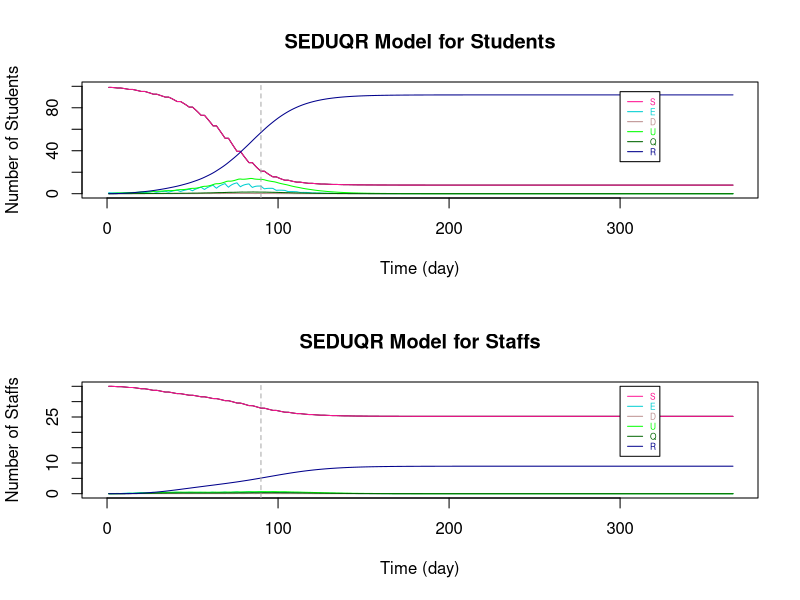

Write the R code that produced this figure.
###################################################################################################################

# Parameters
Ta = matrix(c(0.64,1), nrow = 2) # transmissibility of student and staff
Ca = matrix(c(0.79,1), nrow = 1)  # susceptibility of student and staff
tau = c(0.432, 0.432/2)  # individual transmission rate within and outside the bubble
# set p: the transmission rate: 
p1 = Ta %*% Ca
# p = (student-student same bubble, student-student different, staff-student, student-staff, staff-staff both teaching same or different bubbles)
p = c(p1[1,1]*tau[1], p1[1,1]*tau[2], p1[2,1]*tau[2], p1[1,2]*tau[2], p1[2,2]*tau[2]) #RHO

a = 0.2  # ALPHA: rate from latent to infection
d = c(0.1,0.3) # d:probability of an infection is detectable/symptomatic for student and staff
e = 0.138 # EPSILON: the relative transmission for undetectable compared to detectable
o = 0.75  # THETA: rate of getting quanrantined 
y = 0.1 # GAMMA:recovery rate (differ by age and compartments)

r.values = c(9,3,10,3,3)  # r:contact r people (should be changing with time), in the same order as p (RHO)

T = 366
N = 10 # student number in each bubble


###################################################################################################################

# Define dataframe - students bubbles 1-10 and total staff
# Define array 
B <- matrix(rep(0), T, 7)
A <- array(rep(B), dim = c(T, 7, 11))

A[,1,] <- 10 #  S
A[,7,] <- 10 #  N
A[,1,11] <- 30  # 30 staffs are S initially
A[,7,11] <- 55 #  55 staffs in total (20 of them work from home)
A[1,,1] <- c(9,1,0,0,0,0,10)   # initials

dimnames(A) <- list(1:T, c("S","E","D","U","Q","R","N"), c(sprintf("B%d", 1:10),"Staff"))  # name the array

head(A)
da_tauB1 <- as.data.frame(A)

###################################################################################################################

# Set initials
S <- matrix(rep(0), T+1, 10)
E <- matrix(rep(0), T+1, 10)
D <- matrix(rep(0), T+1, 10)
U <- matrix(rep(0), T+1, 10)
Q <- matrix(rep(0), T+1, 10)
R <- matrix(rep(0), T+1, 10)
r <- matrix(rep(0), T+1, 10)

S.Staff=S1=S2=S3=S4=S5=S6=S
E.Staff=E1=E2=E3=E4=E5=E6=E
D.Staff=D1=D2=D3=D4=D5=D6=D
U.Staff=U1=U2=U3=U4=U5=U6=U
Q.Staff=Q1=Q2=Q3=Q4=Q5=Q6=Q
R.Staff=R1=R2=R3=R4=R5=R6=R
r1=r2=r3=r4=r5=r

S5.diff=S2.diff=S
E5.diff=E2.diff=E
D5.diff=D2.diff=D
U5.diff=U2.diff=U
R5.diff=R2.diff=R
r5.diff=r2.diff=r

S.Staff.change = S.Staff

# Staff replacement
Staff.School = S.Staff  
Staff.rp = S.Staff  

# Tutorial Group
S.Std_Std = S
S.Std1=S.Std2=S
S.Stf=E.Stf=D.Stf=U.Stf=Q.Stf=R.Stf=S


###################################################################################################################
# The Symbols for the Dynamic system 

# STUDENTS
# S, E, D, U, Q, R : (without subscript of numbers) TOTAL number of students in each compartment (for an individual bubble)

# S1, E1, D1, U1, Q1, R1: TOTAL number of students in each compartments with ONLY the intractions WITHIN bubbles (for an individual bubble)

# S2.diff, E2.diff, D2.diff, U2.diff, R2.diff : TOTAL number of students that are not in the specified bubble (for an individual bubble)

# S2, E2, D2, U2, Q2, R2: CHANGE of number of students in each compartments by BETWEEN-BUBBLES interactions (for an individual bubble)

# S3, E3, D3, U3, Q3, R3 : CHANGE of number of students in each compartments by their teaching staffs (for an individual bubble)

# STAFFS
# S.Staff, E.Staff, D.Staff, U.Staff, Q.Staff, R.Staff : (without subscript of numbers) TOTAL number of STAFF in each compartment (for those teaching an individual bubble)

# S4, E4, D4, U4, Q4, R4: CHANGE of number of staffs in each compartments by the students they teach (for those teaching an individual bubble)

# S5.diff, E5.diff, D5.diff, U5.diff, R5.diff : TOTAL number of staffs that are not teaching the specified bubble (for those teaching an individual bubble)

# S5, E5, D5, U5, Q5, R5 : CHANGE of number of staffs in each compartments by staffs teaching other bubbles (for those teaching an individual bubble)

# S6, E6, D6, U6, Q6, R6 : CHANGE of number of staffs in each compartments by the staffs teaching the same bubble (for those teaching an individual bubble)

# r are the number of sesceptible contacts that an infection case would contact (vary with situations)

# Staff.School : the number of staff at school of teaching each bubble

# Staff.rp : the number of staff that can come to teach the bubble that were working from home

# TUTOR GROUP

# S.Std_Std : CHANGE of number of student in tutor group by infections within tutor group

# S.Std1 : CHANGE of number of student in bubble j by infections within tutor group

# S.Std2 : CHANGE of number of student in bubble j by infections from the tutor

# S.Stf, E.Stf, D.Stf, U.Stf, Q.Stf, R.Stf : Total number of tutors being infected in tutor group j

###################################################################################################################

# i : time step start from 1 
# j : bubble number 1 to 10

for (i in 1:T){
  for (j in 1:10){  
    
    ###### For STUDENTS
    
    # initals
    S[1,j] =  da_tauB1[1,paste("S.B", j, sep = "")]
    E[1,j] =  da_tauB1[1,paste("E.B", j, sep = "")]
    D[1,j] =  da_tauB1[1,paste("D.B", j, sep = "")]
    U[1,j] =  da_tauB1[1,paste("U.B", j, sep = "")]
    Q[1,j] =  da_tauB1[1,paste("Q.B", j, sep = "")]
    R[1,j] =  da_tauB1[1,paste("R.B", j, sep = "")]
    
    # STUDENT to STUDENT in the SAME BUBBLE
    S1[1,j] =  da_tauB1[1,paste("S.B", j, sep = "")]
    E1[1,j] =  da_tauB1[1,paste("E.B", j, sep = "")]
    D1[1,j] =  da_tauB1[1,paste("D.B", j, sep = "")]
    U1[1,j] =  da_tauB1[1,paste("U.B", j, sep = "")]
    Q1[1,j] =  da_tauB1[1,paste("Q.B", j, sep = "")]
    R1[1,j] =  da_tauB1[1,paste("R.B", j, sep = "")]
    r1[1,j] =  S[1,j]  # number of contact depends on how many S in the bubble
    
    # This formula comes from the dynamic equations (in powerpoint slide 4)
    S1[i+1,j] = S[i,j] - r1[i,j]*p[1]*(D[i,j]+e*U[i,j])
    E1[i+1,j] = E[i,j] + r1[i,j]*p[1]*(D[i,j]+e*U[i,j]) - a*E[i,j]
    D1[i+1,j] = D[i,j] + a*d[1]*E[i,j] - o*D[i,j]
    U1[i+1,j] = U[i,j] + a*(1-d[1])*E[i,j] - y*U[i,j]
    Q1[i+1,j] = Q[i,j] + o*D[i,j] - y*Q[i,j]
    R1[i+1,j] = R[i,j] + y*(Q[i,j]+U[i,j])
    r1[i+1,j] = S[i,j] 
    
    
    # STUDENT to STUDENT in DIFFERENT BUBBLES #
    # number of contact for each individual in bubble j to students in other bubbles
    r2.diff[1,j] =  3  # each student in j contact 3 students in other bubbles
    r2.diff[i+1,j] = r2.diff[i,j]    
    # the total number of contacts of the students in bubble j
    m = round(r2.diff[i,j]*(S[i,j]))  # only Susceptible individuals in j might be infected by students in other bubbles
    
    # inital values of total number of students at school not in bubble j
    # (only S,E,D,U are at school, currently not considered recovery come back to school yet)
    S2.diff[1,j] = 90
    E2.diff[1,j] = 0
    D2.diff[1,j] = 0
    U2.diff[1,j] = 0
    R2.diff[1,j] = 0
    
    # Subset for S,E,D,U compartments of all bubbles 
    all.S = (c(1:ncol(da_tauB1)) %% 7) == 1
    all.E = (c(1:ncol(da_tauB1)) %% 7) == 2
    all.D = (c(1:ncol(da_tauB1)) %% 7) == 3
    all.U = (c(1:ncol(da_tauB1)) %% 7) == 4
    all.R = (c(1:ncol(da_tauB1)) %% 7) == 6
    
    #total number of students at school not in bubble j (and not staff: the reason of removing the last column)
    # The number of S, E, D, U at time i, different to bubble j
    S2.diff[i,j] = round(sum((da_tauB1[i,(all.S)][,-j])[,c(1:ncol(da_tauB1[i,(all.S)][,-j])-1)]))
    E2.diff[i,j] = round(sum((da_tauB1[i,(all.E)][,-j])[,c(1:ncol(da_tauB1[i,(all.E)][,-j])-1)]))
    D2.diff[i,j] = round(sum((da_tauB1[i,(all.D)][,-j])[,c(1:ncol(da_tauB1[i,(all.D)][,-j])-1)]))
    U2.diff[i,j] = round(sum((da_tauB1[i,(all.U)][,-j])[,c(1:ncol(da_tauB1[i,(all.U)][,-j])-1)]))
    R2.diff[i,j] = round(sum((da_tauB1[i,(all.R)][,-j])[,c(1:ncol(da_tauB1[i,(all.R)][,-j])-1)]))
    
    # make a list of S, E, D, U not in bubble j (the times of repeat is the number of students in each compartment)
    list = c(rep("S", S2.diff[i,j]), rep("E", E2.diff[i,j]), rep("D", D2.diff[i,j]), rep("U", U2.diff[i,j]), rep("R", R2.diff[i,j]))
    
    #count the number of S,E,D,U that students in j contacted to
    # " sample(list, m, replace = TRUE) ": Randomly select m from list
    set.seed(123)
    countS = sum((sample(list, m, replace = TRUE))=="S") # for students in bubble j: the number of contact outside bubble j are S
    countE = sum((sample(list, m, replace = TRUE))=="E") # for students in bubble j: the number of contact outside bubble j are E
    countD = sum((sample(list, m, replace = TRUE))=="D") # for students in bubble j: the number of contact outside bubble j are D
    countU = sum((sample(list, m, replace = TRUE))=="U") # for students in bubble j: the number of contact outside bubble j are U
    countR = sum((sample(list, m, replace = TRUE))=="R") # for students in bubble j: the number of contact outside bubble j are R
    
    
    # The number of change in S and E compartments by interactions from other bubbles to bubbles j (only the partial effect)
    # initial (no intractions between bubbles at time 1)
    S2[1,j] = 0
    E2[1,j] = 0
    
    # The change in S and E for bubble j only depends on the number of:
    # 1. (   susceptible students in bubble j: r1[i,j] = S[i,j]   ) and 
    # 2. (   number of detectable/symtomatic and undetectable/asymtomatic that are contacted in other bubbles: countD+e*countU   
    #                                                        -- e is because the effectiveness on D and U in infection rate are different)
    S2[i+1,j] = -p[2]*(countD+e*countU)  # Only the change because of other bubbles
    E2[i+1,j] = p[2]*(countD+e*countU)  # Only the change because of other bubbles, so those Es goes into D/U compartments are included in E1
    
    
    # STAFF to STUDENTs they teach 
    # initial - there is no change of S and E initially
    S3[1,j] = 0
    E3[1,j] = 0
    r3[1,j] = r.values[3]
    
    # The change in S and E for bubble j depends on the number of D and U of staffs
    S3[i+1,j] = - r1[i,j]*p[3]*(D.Staff[i,j]+e*U.Staff[i,j]) 
    E3[i+1,j] = r1[i,j]*p[3]*(D.Staff[i,j]+e*U.Staff[i,j])  
    r3[i+1,j] =  S[i,j]
    
    
    
    ### TUTOR GROUP
    
    # STUDENTs TO STUDENTs in the same tutorial group
    
    # A tutor group contains 2 bubbles of students and a staff that is not teaching the bubbles
    # With the tutor meeting of 15mins and a typical school day of 6 hours, the time length of contact is 1/24 of that in a bubble
    # initial (S.Std_Std is the change of S in tutor group j with students in both bubble j and 11-j)
    S.Std_Std[1,] = c(rep(0,10))  # S.Std_Std : total change of students in tutor group
    S.Std1[1,] = c(rep(0,10))
    
    
    # The change of S for tutor group j with students in both bubble j and 11-j
    if (j <= 5){ # 5 tutor groups in total
      S.Std_Std[i+1,j] = - (S[i,j]+S[i,11-j])*p[1]*((D[i,j]+e*U[i,j])+(D[i,11-j]+e*U[i,11-j]))*1/24
      
      # As the change is less than 0.5, separate the new cases of infections according to the percentage of S in each bubble
      if (S[i,j]+S[i,11-j] > 0){
        S.Std1[i+1,j] = S.Std_Std[i+1,j]*S[i,j]/(S[i,j]+S[i,11-j])  # S.Std1 : total change of students in  bubble j by having tutor group
        S.Std1[i+1,11-j] = S.Std_Std[i+1,j]*S[i,11-j]/(S[i,j]+S[i,11-j])
      }
      
      else{
        S.Std1[i+1,j] = 0
        S.Std1[i+1,11-j] = 0
      }
    }
    
    else{ # avoid to count the infections twice
    }
    
    
    # STAFF TO STUDENTs in the same tutorial group
    
    # There is only 1 staff for each tutor group
    # S.Std2 : the change of studnets in bubble j by infections from the tutor
    # initial - there is no change of S and E initially
    S.Std2[1,] = c(rep(0,10)) 
    
    # The change of S for tutor group j with students in both bubble j and 11-j
    if (j <= 5){ # 5 tutor groups in total
      if (S[i,j]+S[i,11-j] > 0){
        S.Std2[i+1,j] = - ((S[i,j]+S[i,11-j])*p[3]*(D.Stf[i,j]+e*U.Stf[i,j])*1/24)*(S[i,j]/(S[i,j]+S[i,11-j]))
        S.Std2[i+1,11-j] = - ((S[i,j]+S[i,11-j])*p[3]*(D.Stf[i,j]+e*U.Stf[i,j])*1/24)*(S[i,11-j]/(S[i,j]+S[i,11-j]))
      }
      
      else{
        S.Std2[i+1,j] = 0
        S.Std2[i+1,11-j] = 0
      }
    }
    
    else{ # avoid to count the infections twice
    }
    
    
    
    # TOTAL on STUDNETS 
    if (S1[i+1,j] + S2[i+1,j] + S3[i+1,j] + S.Std1[i+1,j] + S.Std2[i+1,j] >= 0){   # The total number of S has to be >= 0
      S[i+1,j] = S1[i+1,j] + S2[i+1,j] + S3[i+1,j] + S.Std1[i+1,j] + S.Std2[i+1,j]
      E[i+1,j] = E1[i+1,j] + E2[i+1,j] + E3[i+1,j] - S.Std1[i+1,j] - S.Std2[i+1,j]
    }
    else {  # If not, S = 0, 
      #         E = previous (time step) amout of E - the same amount of students reduced in S compartment - those move to the next compartments
      S[i+1,j] = 0
      E[i+1,j] = E[i,j] - (S[i+1,j]-S[i,j]) - a*E[i,j]
    }
    
    D[i+1,j] = D1[i+1,j]
    U[i+1,j] = U1[i+1,j]
    Q[i+1,j] = Q1[i+1,j]
    R[i+1,j] = R1[i+1,j]
    
    
    ###### For STAFF
    
    # Assume there are 55 staffs in total, initially 30 of them teach students. 
    # The overall effect on STAFF (stdent -> staff  &   staff -> staff in same / different bubble)
    
    # initials
    S.Staff[1,] =  3
    E.Staff[1,] =  0
    D.Staff[1,] =  0
    U.Staff[1,] =  0
    Q.Staff[1,] =  0
    R.Staff[1,] =  0
    
    # STUDENT to STAFF
    # initials
    S4[1,j] = 0
    r4[1,j] = r.values[4]  
    
    # Only S and E compartments will change directly by the infection cause by studnets (E3 = -S3)
    S4[i+1,j] = - r4[i]*p[4]*(D[i,j]+e*U[i,j])
    r4[i+1,j] = S.Staff[i,j]
    
    
    # STAFF to STAFF (teach same bubble)
    # initials
    S6[1,j] = 0
    
    # Only S and E compartments will change directly by the infection cause by staffs teach same bubble (E6 = -S6)
    S6[i+1,j] = - r4[i]*p[5]*(D.Staff[i,j]+e*U.Staff[i,j])
    
    
    # STAFF to STAFF (teach different bubbles)
    # number of contact for each individual staff teach bubble j to the staffs teach other bubbles
    r5.diff[1,j] =  3  # each staff teach j contact 3 staffs teach other bubbles
    r5.diff[i+1,j] = r5.diff[i,j]    
    # the total number of contacts of the students in bubble j
    m.Staff = round(r5.diff[i,j]*(S.Staff[i,j]))  # only Susceptible staffs in j might be infected 
    
    # inital values of total number of staff at school not teach bubble j
    # (only S,E,D,U are at school, currently not considered recovery come back to school yet)
    S5.diff[1,] = 27
    E5.diff[1,] = 0
    D5.diff[1,] = 0
    U5.diff[1,] = 0
    R5.diff[1,] = 0
    
    # The number of S, E, D, U at time i, not teaching to bubble j
    S5.diff[i,j] = round(sum(S.Staff[i,])-S.Staff[i,j])
    E5.diff[i,j] = round(sum(E.Staff[i,])-E.Staff[i,j])
    D5.diff[i,j] = round(sum(D.Staff[i,])-D.Staff[i,j])
    U5.diff[i,j] = round(sum(U.Staff[i,])-U.Staff[i,j])
    R5.diff[i,j] = round(sum(R.Staff[i,])-R.Staff[i,j])
    
    # make a list of S, E, D, U not teach bubble j (the times of repeat is the number of staff in each compartment)
    list.Staff = c(rep("S", S5.diff[i,j]), rep("E", E5.diff[i,j]), rep("D", D5.diff[i,j]), rep("U", U5.diff[i,j]), rep("R", R5.diff[i,j]))
    
    #count the number of S,E,D,U that staffs teaching bubble j contacted to
    # " sample(list.Staff, m.Staff, replace = TRUE) ": Randomly select m.Staff from list
    set.seed(123)
    count.StaffS = sum((sample(list.Staff, m.Staff, replace = TRUE))=="S") # for students in bubble j: the number of contact outside bubble j are S
    count.StaffE = sum((sample(list.Staff, m.Staff, replace = TRUE))=="E") # for students in bubble j: the number of contact outside bubble j are E
    count.StaffD = sum((sample(list.Staff, m.Staff, replace = TRUE))=="D") # for students in bubble j: the number of contact outside bubble j are D
    count.StaffU = sum((sample(list.Staff, m.Staff, replace = TRUE))=="U") # for students in bubble j: the number of contact outside bubble j are U
    count.StaffR = sum((sample(list.Staff, m.Staff, replace = TRUE))=="R") # for students in bubble j: the number of contact outside bubble j are R
    
    # The number of change in S and E compartments by staffs teach j and other staffs contacts
    # initial (no transmission at time 1)
    S5[1,j] = 0
    
    # The change in S and E for staffs teach bubble j only depends on the number of:
    # 1. (   susceptible staffs teach bubble j: r5[i,j] = S.Staff[i,j]   ) and 
    # 2. (   number of detectable/symtomatic and undetectable/asymtomatic staffs teach other bubbles: count.StaffD+e*count.StaffU
    #                                                        -- e is because the effectiveness on D and U in infection rate are different)
    S5[i+1,j] = - p[5]*(count.StaffD+e*count.StaffU)  # Only the change because of staff teach other bubbles
    # E5 = -S5
    
    
    # TUTOR GROUP
    
    # The STUDENTS in the tutor group to STAFF
    # Assume for tutor group 1-5, the tutor is not teaching any bubbles
    # There is no staff to replace tutor if he is infected, but he will work again when he has recovered
    # initial - there is no change of S and E initially
    S.Stf[1,] = c(rep(1,5), rep(0,5)) 
    E.Stf[1,] = D.Stf[1,] = U.Stf[1,] = Q.Stf[1,] = R.Stf[1,] = rep(0,10)
    
    
    # The total number of S for staff in tutor group j 
    if (j <= 5){ # 5 tutor groups in total
      if (S.Stf[i,j] > 0){
        S.Stf[i+1,j] = S.Stf[i,j] - S.Stf[i,j]*p[4]*((D[i,j]+e*U[i,j])+(D[i,11-j]+e*U[i,11-j]))*1/24
      }
      
      else{
        S.Stf[i+1,j] = 0
      }
    }
    
    else{ # avoid to count the infections twice
      S.Stf[i+1,j] = 0
    }
    
    E.Stf[i+1,j] = E.Stf[i,j] + (S.Stf[i+1,j] - S.Stf[i,j]) - a*E.Stf[i,j]
    D.Stf[i+1,j] = D.Stf[i,j] + a*d[1]*E.Stf[i,j] - o*D.Stf[i,j]
    U.Stf[i+1,j] = U.Stf[i,j] + a*(1-d[1])*E.Stf[i,j] - y*U.Stf[i,j]
    Q.Stf[i+1,j] = Q.Stf[i,j] + o*D.Stf[i,j] - y*Q.Stf[i,j]
    R.Stf[i+1,j] = R.Stf[i,j] + y*(Q.Stf[i,j]+U.Stf[i,j])
    
    
    # TOTAL on STAFF
    # the total change of staff
    
    S.Staff.change[1,j] = 0
    S.Staff.change[i+1,j] = -(S4[i+1,j] + S5[i+1,j] + S6[i+1,j])    
    
    # With larger number in each group, remove the overlapping cases of new infection by:
    # (There might be chance an individual staff is infected by both students he teach and other staff he contact with)
    # Here, use randomly choosing to reduce the overlapping change effect
    # # # count.StaffS_overlap = - round(S3[i+1,j] + S5[i+1,j] + S6[i+1,j]) # the infected cases/the change in S (with overlap)
    
    # This formula comes from the dynamic equations (in powerpoint slide 4)
    S.Staff[i+1,j] = S.Staff[i,j] - S.Staff.change[i+1,j]
    E.Staff[i+1,j] = E.Staff[i,j] + S.Staff.change[i+1,j] - a*E.Staff[i,j]
    D.Staff[i+1,j] = D.Staff[i,j] + a*d[2]*E.Staff[i,j] - o*D.Staff[i,j]
    U.Staff[i+1,j] = U.Staff[i,j] + a*(1-d[2])*E.Staff[i,j] - y*U.Staff[i,j]
    Q.Staff[i+1,j] = Q.Staff[i,j] + o*D.Staff[i,j] - y*Q.Staff[i,j]
    R.Staff[i+1,j] = R.Staff[i,j] + y*(Q.Staff[i,j]+U.Staff[i,j])
    
    
    # STAFF replacement (remove this part to see if there is no extra staff that teaching the same course)
    # We assume initially 30 out of 55 staffs are teaching bubbles and the other 20 staffs are working from home.
    # Assume each bubble has 3 teaching staff and 2 other staffs working from home that can teach the same course.
    # If one of the staff was teaching at school is isolated, a staff that is "teaching the same course" will come back to school and teach the bubble. (within 24h)
    # When an istolated staff is recovered, he will come back to school on the next day. (within 24h)
    # If that result in more than 3 staffs teaching the bubble, let some susceptible staffs to work from home.  
    # So, each bubble will have 3 teaching staffs until there are not enough staffs available.
    
    Staff.rp[1,j] = 2  # the staff can come to teach in the next day that are working from home
    Staff.School[1,j] = 3  # total number of staffs that are teaching the bubble
    Staff.School[i,j] = S.Staff[i,j] + E.Staff[i,j] + D.Staff[i,j] + U.Staff[i,j] + R.Staff[i,j]
    
    if (Staff.School[i,j] < 3) {  # if the number of staff teaching bubble j is less than 3
      
      if ((3 - Staff.School[i,j]) <= Staff.rp[i,j]) {  # if there are enough staff to come back and teach
        S.Staff[i+1,j] = S.Staff[i+1,j] + (3 - Staff.School[i,j])
        Staff.rp[i+1,j] = Staff.rp[i,j] - (3 - Staff.School[i,j])
      }
      
      else{  # if there is not enought staff to come back and teach
        S.Staff[i+1,j] = S.Staff[i+1,j] + Staff.rp[i,j]
        Staff.rp[i+1,j] = 0
      }
    }
    
    else{  
      if (round(Staff.School[i,j]) > 3) { # if after the staff combing back from isolation, there are more than 3 staffs teaching the bubble j
        S.Staff[i+1,j] = S.Staff[i+1,j] - (Staff.School[i,j] - 3)
        Staff.rp[i+1,j] = Staff.rp[i,j] + (Staff.School[i,j] - 3)
      } 
      
      else {# if there are 3 staffs teaching the bubble j
        S.Staff[i+1,j] = S.Staff[i+1,j]
        Staff.rp[i+1,j] = Staff.rp[i,j] 
      }
    }
    
    
    
    # The change on Weekends
    # There will not be new infections from 0 A.M. on Saturday till 0 A.M. on the following Monday
    
    offschool = c(seq(0,T,7)-1,seq(0,T,7)-0)
    
    if (!is.na(match(i, setdiff(0:T,offschool))) == TRUE){  #if time i is weekday
    }
    
    else{  #if time i is weekend
      S[i+1,j] = S[i,j]
      E[i+1,j] = E[i,j] - a*E[i,j]
      
      S.Staff[i+1,j] = S.Staff[i,j]
      E.Staff[i+1,j] = E.Staff[i,j] - a*E.Staff[i,j]
      
    }
    
    # Add the results of each time step i and each bubble j of each compartments to the dataframe da_tauB1
    da_tauB1[i,paste("S.B", j, sep = "")] <- S[i,j]
    da_tauB1[i,paste("E.B", j, sep = "")] <- E[i,j]
    da_tauB1[i,paste("D.B", j, sep = "")] <- D[i,j]
    da_tauB1[i,paste("U.B", j, sep = "")] <- U[i,j]
    da_tauB1[i,paste("Q.B", j, sep = "")] <- Q[i,j]
    da_tauB1[i,paste("R.B", j, sep = "")] <- R[i,j]
    
    da_tauB1[i,paste("S.", "Staff", sep = "")] <- sum(S.Staff[i,]) + sum(S.Stf[i,])
    da_tauB1[i,paste("E.", "Staff", sep = "")] <- sum(E.Staff[i,]) + sum(E.Stf[i,])
    da_tauB1[i,paste("D.", "Staff", sep = "")] <- sum(D.Staff[i,]) + sum(D.Stf[i,])
    da_tauB1[i,paste("U.", "Staff", sep = "")] <- sum(U.Staff[i,]) + sum(U.Stf[i,])
    da_tauB1[i,paste("Q.", "Staff", sep = "")] <- sum(Q.Staff[i,]) + sum(Q.Stf[i,])
    da_tauB1[i,paste("R.", "Staff", sep = "")] <- sum(R.Staff[i,]) + sum(R.Stf[i,])
    
    # Sum up the total dynamic of students for all bubbles
    da_tauB1$S.Student[i] <- sum(S[i,])
    da_tauB1$E.Student[i] <- sum(E[i,])
    da_tauB1$D.Student[i] <- sum(D[i,])
    da_tauB1$U.Student[i] <- sum(U[i,])
    da_tauB1$Q.Student[i] <- sum(Q[i,])
    da_tauB1$R.Student[i] <- sum(R[i,])
    da_tauB1$N.Student[i] <- 100
    
  }
}

# Add extra columns 
for (i in 1:T){
  
  # total number of Staffs working from home
  da_tauB1$Staff.rp[i] <- sum(Staff.rp[i,])  
  
  # reproduction rate Rt
  da_tauB1$Rt.Student[i] <- (da_tauB1$E.Student[i+1] + da_tauB1$D.Student[i+1] + da_tauB1$U.Student[i+1] + da_tauB1$Q.Student[i+1]) / 
    (da_tauB1$E.Student[i] + da_tauB1$D.Student[i] + da_tauB1$U.Student[i] + da_tauB1$Q.Student[i])
  
  da_tauB1$Rt.Staff[i] <- (da_tauB1$E.Staff[i+1] + da_tauB1$D.Staff[i+1] + da_tauB1$U.Staff[i+1] + da_tauB1$Q.Staff[i+1]) / 
    (da_tauB1$E.Staff[i] + da_tauB1$D.Staff[i] + da_tauB1$U.Staff[i] + da_tauB1$Q.Staff[i])
}



###################################################################################################################
# Plot SEDUQR graphs
par(mfrow=c(2, 1), lwd=1)

# Students
X_lim <- seq(1,T,by=1)
plot(da_tauB1$S.Student~X_lim, pch=15, col="black", main = "SEDUQR Model for Students", type = "l", xlab = "Time (day)", ylab = "Number of Students", xlim = c(0,T), ylim = c(0,100))

lines(da_tauB1$S.Student, col="DeepPink", lty=1)
lines(da_tauB1$E.Student, col="darkTurquoise", lty=1)
lines(da_tauB1$D.Student, col="RosyBrown", lty=1)
lines(da_tauB1$U.Student, col="green", lty=1)
lines(da_tauB1$Q.Student, col="darkgreen", lty=1)
lines(da_tauB1$R.Student, col="darkblue", lty=1)

legend(300, 95 ,c("S","E","D", "U", "Q", "R"),col=c("DeepPink","darkTurquoise","RosyBrown", "green", "darkgreen", "darkblue"),
       text.col=c("DeepPink","darkTurquoise","RosyBrown", "green", "darkgreen", "darkblue"),lty=c(1,1,1,1,1,1),
       cex=0.5)

abline(v=90,col="dark grey", lty=2)

# Staffs
X_lim <- seq(1,T,by=1)
plot(da_tauB1$S.Staff~X_lim, pch=15, col="black", main = "SEDUQR Model for Staffs", type = "l", xlab = "Time (day)", ylab = "Number of Staffs", xlim = c(0,T), ylim = c(0,35))

lines(da_tauB1$S.Staff, col="DeepPink", lty=1)
lines(da_tauB1$E.Staff, col="darkTurquoise", lty=1)
lines(da_tauB1$D.Staff, col="RosyBrown", lty=1)
lines(da_tauB1$U.Staff, col="green", lty=1)
lines(da_tauB1$Q.Staff, col="darkgreen", lty=1)
lines(da_tauB1$R.Staff, col="darkblue", lty=1)

legend(300, 35,c("S","E","D", "U", "Q", "R"),col=c("DeepPink","darkTurquoise","RosyBrown", "green", "darkgreen", "darkblue"),
       text.col=c("DeepPink","darkTurquoise","RosyBrown", "green", "darkgreen", "darkblue"),lty=c(1,1,1,1,1,1),
       cex=0.5)

abline(v=90,col="dark grey", lty=2)
